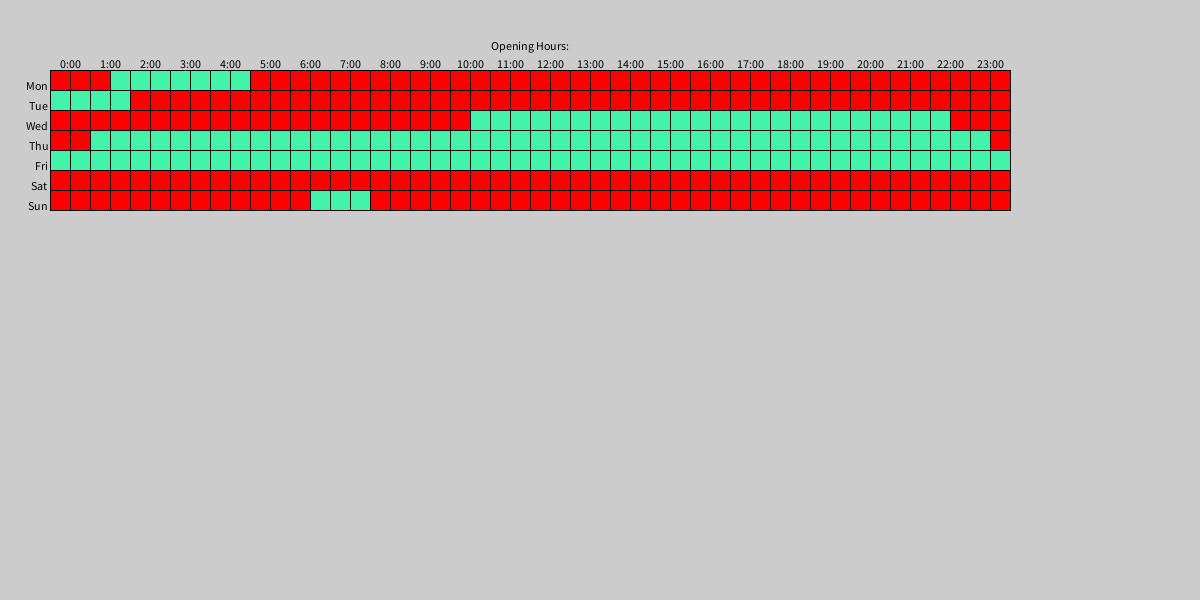
Frame 1 (no input)
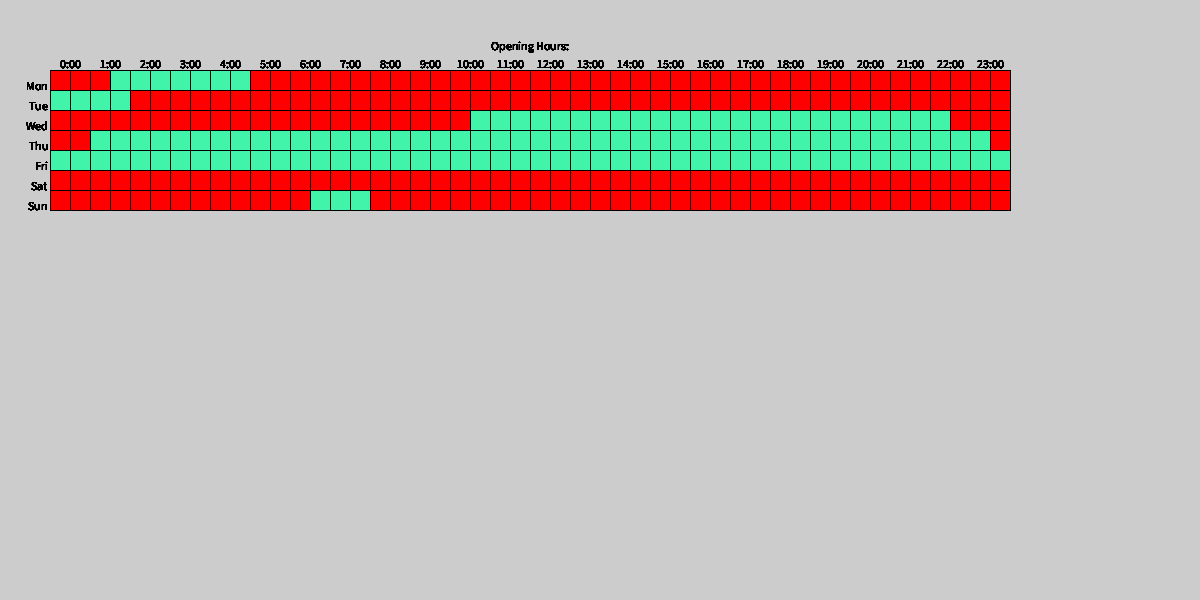
Frame 60 (the mouse pressed at the canvas centre just before this capture)
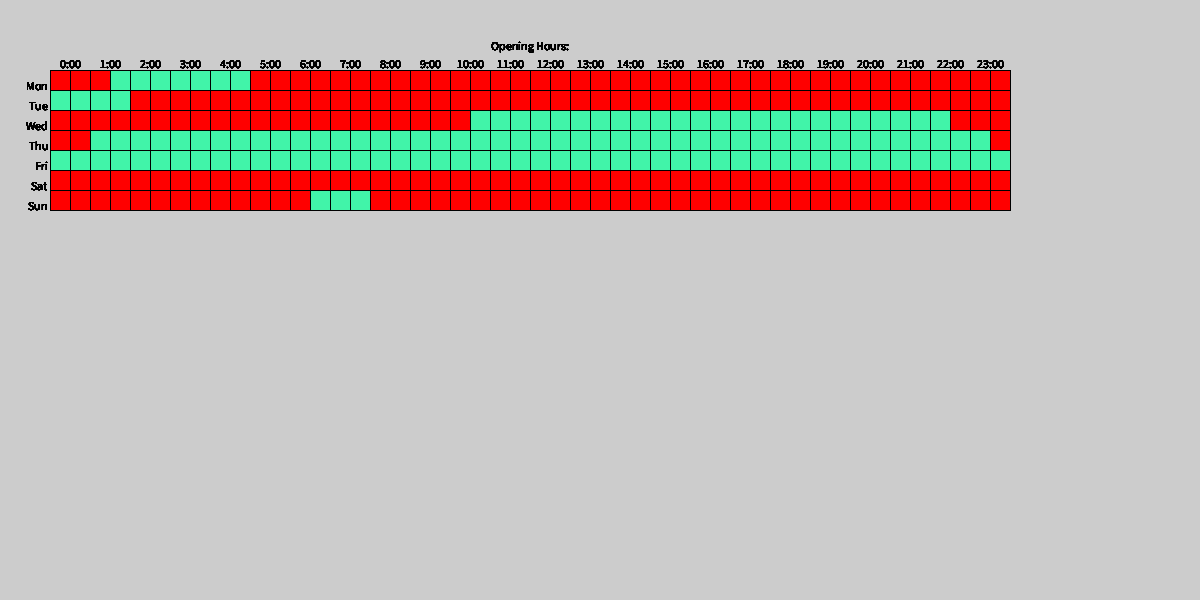
Frame 120 (the mouse held since frame 60 and released just before this capture)

The Processing sketch that drew these frames (run headless with seeded random() and noise(); from frame 60 on, the mouse is pressed at the canvas centre):

// Processing sketch: TestingOpeningHoursChart
// ── TestingOpeningHoursChart.pde
final int SCREEN_X=1200;
final int SCREEN_Y=600;
String[] hours = {"1:30-5:0", "0:00-2:16", "10:45-22:30", "1:0-23:34", "0:0-23:59", "None", "6:36-7:49"};
BusinessHoursChart chart;
int x, y;
void settings() {
  size(SCREEN_X, SCREEN_Y);
}

void setup() {
  x=50;
  y=50;
  chart = new BusinessHoursChart(hours, x, y);
}

void draw() {
  if (chart.hasBusinessHours()) {  // some businesses have all business hours set to "None" so no point drawing this
    chart.draw();
  } else {
    text("No business hours available", 50, 50);
  }
}
// ── BusinessHoursChart.pde
class BusinessHoursChart {
  private boolean[][] openingHours;
  private static final int DAYS_PER_WEEK = 7;
  private static final int HALF_HOURS_PER_DAY = 48;
  private static final int BOX_WIDTH = 20;
  private static final int BOX_HEIGHT = 20;
  private int graphX, graphY;

  public BusinessHoursChart(String[] hoursArray, int x, int y) {
    this.graphX=x;
    this.graphY=y;
    openingHours = new boolean[DAYS_PER_WEEK][HALF_HOURS_PER_DAY];
    if (hoursArray!=null) {
      for (int i=0; i<hoursArray.length; i++) {
        try {
          String hoursOpen = hoursArray[i];
          if (!hoursOpen.equals("None")) {
            String[] hours = hoursOpen.split("-"); // opening time will be at index  0,  closing time at index  1
            String openingTime = hours[0];
            int indexToOpenAt = 2*Integer.parseInt(openingTime.split(":")[0]); //eg if the business opens at 7:00, will start indexing at index 14 as we are working with half hours
            if (Integer.parseInt(openingTime.split(":")[1])>=30) { // but if it opens at 7:30 we will start indexing at index 15
              indexToOpenAt++;
            }
            String closingTime = hours[1];
            int indexToCloseAt = 2*Integer.parseInt(closingTime.split(":")[0]);
            if (Integer.parseInt(closingTime.split(":")[1])<30) {
              indexToCloseAt--;
            }
            else if(Integer.parseInt(closingTime.split(":")[1])>45){
              indexToCloseAt++;
            }
            for (int count = indexToOpenAt; count<=indexToCloseAt; count++) {
              //   println("indexToOpenAt="+indexToOpenAt+" indexToCloseAt="+indexToCloseAt+" i="+i+" count="+count); // for debugging
              openingHours[i][count] = true;
            }
          }
        }
        catch(Exception e) {
        }
      }
    }
  }
  void draw() {
    fill(0);
    drawAxes();
    drawXLabels();
    drawYLabels();
    for (int dayCount = 0; dayCount<openingHours.length; dayCount++) {
      for (int hourCount = 0; hourCount<openingHours[dayCount].length; hourCount++) {
        boolean isOpen = openingHours[dayCount][hourCount];
        if (isOpen) { // draw full boxes if the business is open during the specific half-hour
          fill(65, 244, 169);
        } else {
          fill(255, 0, 0);
        }
        stroke(color(0));
        rect(graphX+hourCount*BOX_WIDTH, graphY+dayCount*BOX_HEIGHT+BOX_HEIGHT, BOX_WIDTH, BOX_HEIGHT);
      }
    }
  }

  void drawAxes() {
    line(graphX, graphY+BOX_HEIGHT, graphX+HALF_HOURS_PER_DAY*BOX_WIDTH, graphY+BOX_HEIGHT);
    line(graphX, graphY+BOX_HEIGHT, graphX, graphY + DAYS_PER_WEEK*BOX_HEIGHT+BOX_HEIGHT);
    String title = "Opening Hours:";
    text(title, graphX+(HALF_HOURS_PER_DAY*BOX_WIDTH)/2-textWidth(title)/2, graphY);
  }

  void drawYLabels() {
    text("Mon", graphX-textWidth("Mon")-2, graphY+2*BOX_HEIGHT);
    text("Tue", graphX-textWidth("Tue")-2, graphY+3*BOX_HEIGHT);
    text("Wed", graphX-textWidth("Wed")-2, graphY+4*BOX_HEIGHT);
    text("Thu", graphX-textWidth("Thu")-2, graphY+5*BOX_HEIGHT);
    text("Fri", graphX-textWidth("Fri")-2, graphY+6*BOX_HEIGHT);
    text("Sat", graphX-textWidth("Sat")-2, graphY+7*BOX_HEIGHT);
    text("Sun", graphX-textWidth("Sun")-2, graphY+8*BOX_HEIGHT);
  }

  void drawXLabels() {
    for (int hour = 0; hour<24; hour++) {
      String time = "" + hour + ":00";
      text(time, graphX+BOX_WIDTH+2*BOX_WIDTH*hour-textWidth(time)/2, graphY+BOX_HEIGHT-2);
    }
  }

  boolean hasBusinessHours() {
    for (int day=0; day<openingHours.length; day++)
      for (int halfHour=0; halfHour<openingHours[day].length; halfHour++)
        if (openingHours[day][halfHour]==true)  // This means that in at least one day there are business hours for this business
          return true;
    return false;
  }
}
